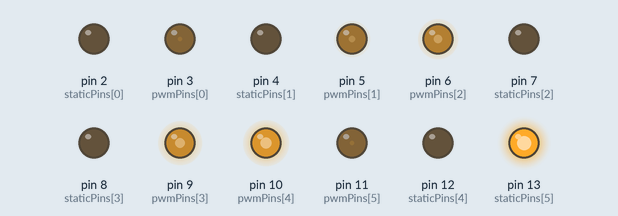
Simulated run of this sketch. Board: Arduino Uno, built with avr-gcc and run on an emulated ATmega328P. Parts: output pins drawn as LEDs (lit = HIGH).

Above: at 0.05 s.
At 0.65 s:
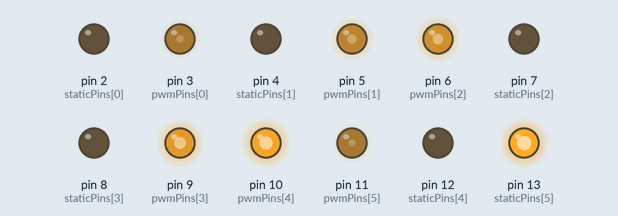
At 0.95 s:
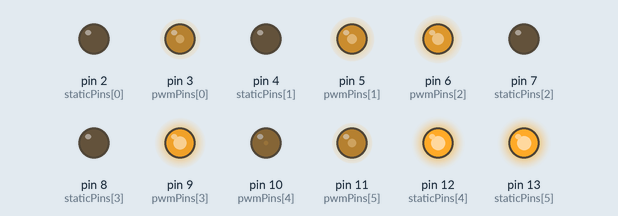
At 1.25 s:
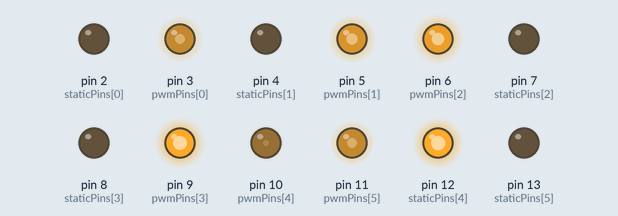
At 1.85 s:
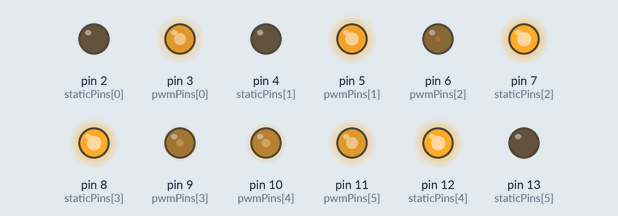
At 2.55 s:
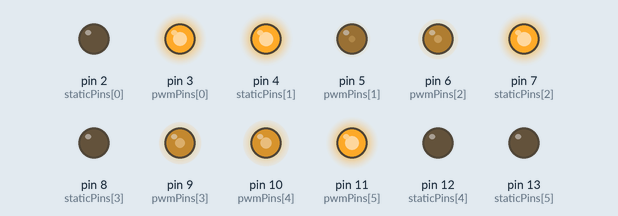
Timing chart, 0 to 5.9 s (numbered marks = the images above):
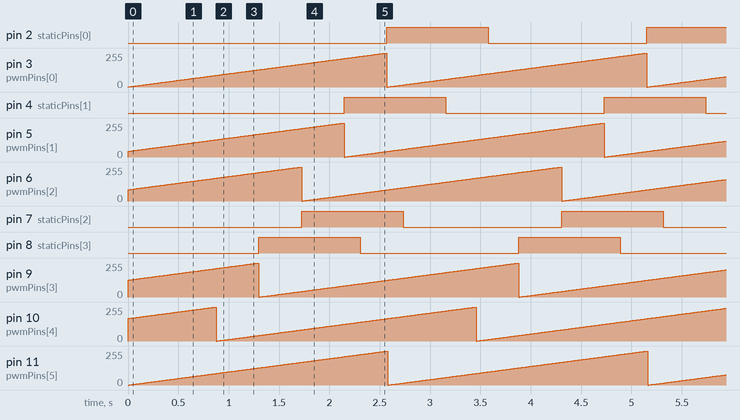

The sketch:

Test1.ino
```cpp
// Define constants for PWM and static pins
const int pwmPins[] = {3, 5, 6, 9, 10, 11}; // PWM pins
const int staticPins[] = {2, 4, 7, 8, 12, 13}; // Static pins

// Brightness levels for PWM LEDs
int brightness[] = {0, 42, 84, 126, 168, 255}; // Initial brightness
const int increment = 1; // Increment for brightness change

// Timing for static LEDs
unsigned long staticLedStartTimes[6] = {0, 0, 0, 0, 0, 0};
const unsigned long staticLedDuration = 1000; // 1 second duration

void setup() {
  // Set up PWM pins as output
  for (int i = 0; i < 6; i++) {
    pinMode(pwmPins[i], OUTPUT);
    analogWrite(pwmPins[i], brightness[i]); // Set initial brightness
  }

  // Set up static pins as output
  for (int i = 0; i < 6; i++) {
    pinMode(staticPins[i], OUTPUT);
    digitalWrite(staticPins[i], LOW); // Turn off static LEDs initially
  }
}

void loop() {
  unsigned long currentTime = millis();

  // Update brightness of each PWM LED
  for (int i = 0; i < 6; i++) {
    brightness[i] += increment;

    // Check if PWM LED reaches full brightness
    if (brightness[i] > 255) {
      brightness[i] = 0; // Reset brightness

      // Turn on corresponding static LED for 1 second
      digitalWrite(staticPins[i], HIGH);
      staticLedStartTimes[i] = currentTime;
    }

    // Update PWM LED brightness
    analogWrite(pwmPins[i], brightness[i]);
  }

  // Turn off static LEDs after 1 second
  for (int i = 0; i < 6; i++) {
    if (currentTime - staticLedStartTimes[i] >= staticLedDuration) {
      digitalWrite(staticPins[i], LOW);
    }
  }

  delay(10); // Small delay for smooth brightness transition
}
```

Measured:
- by itself, pin 3 (pwmPins[0]), pin 5 (pwmPins[1]), pin 6 (pwmPins[2]), pin 9 (pwmPins[3]), pin 10 (pwmPins[4]), pin 11 (pwmPins[5]): ramps from 0/255 to 255/255 and jumps back, once every 2.6 s
- by itself, pin 2 (staticPins[0]), pin 4 (staticPins[1]), pin 7 (staticPins[2]), pin 8 (staticPins[3]), pin 12 (staticPins[4]), pin 13 (staticPins[5]): alternates HIGH for 1.0 s and LOW for 1.6 s
